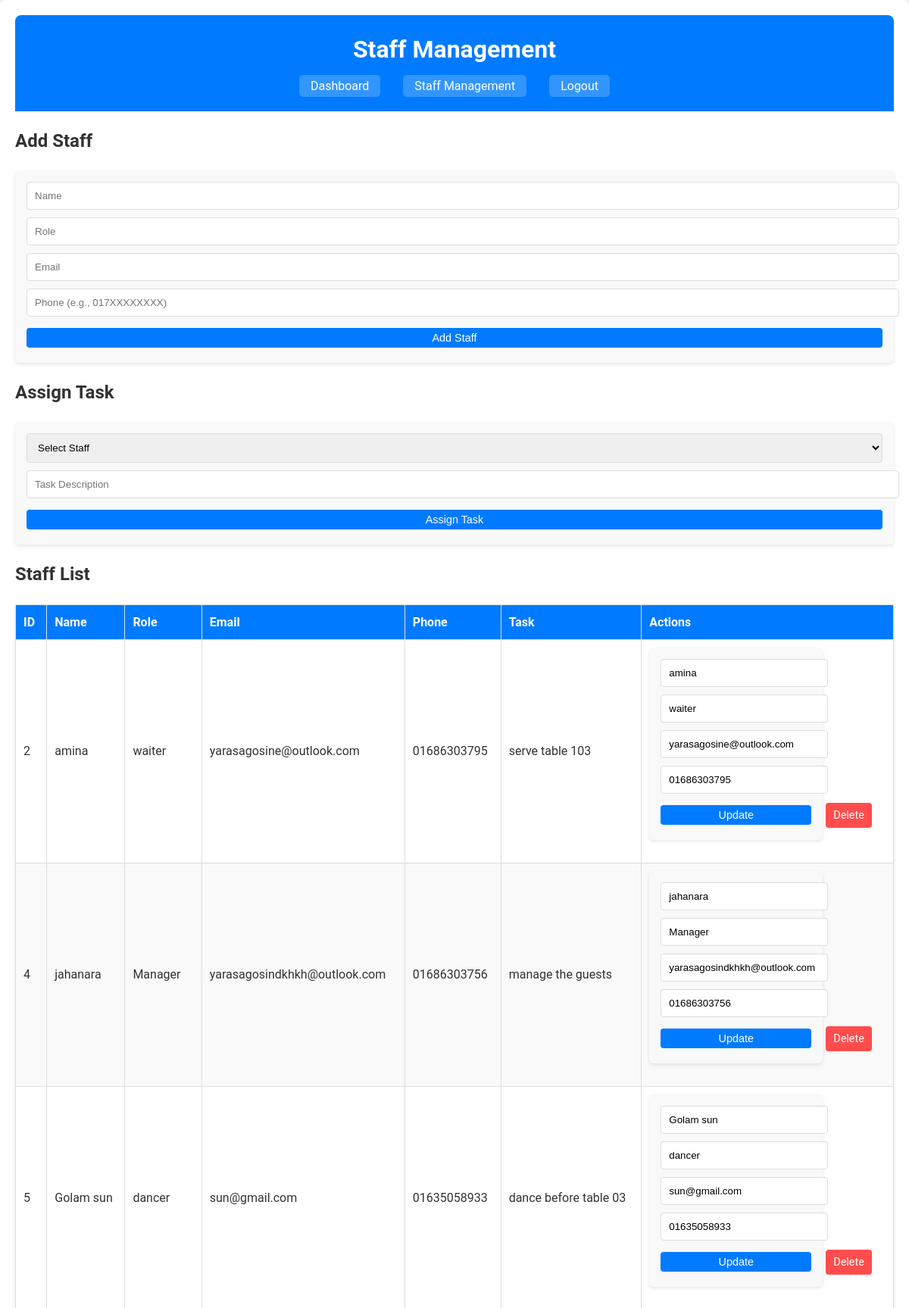
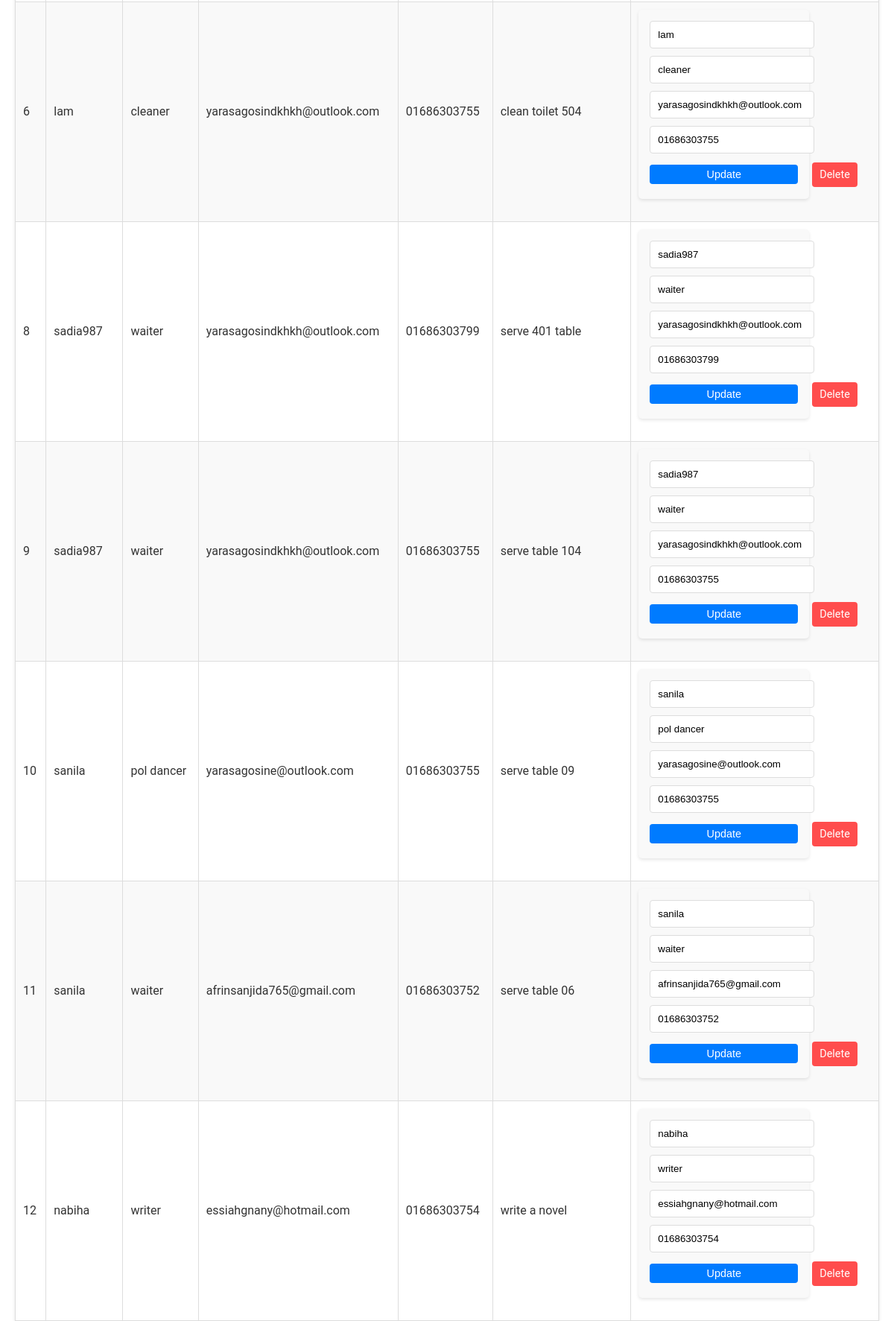
Screenshot of /staff.php (signed in, upper part) with the database file from the repository (2 pictures, top to bottom).
### tables this page shows
CREATE TABLE `staff` (
  `id` int(11) NOT NULL,
  `name` varchar(255) NOT NULL,
  `role` varchar(255) NOT NULL,
  `email` varchar(255) NOT NULL,
  `phone` varchar(20) DEFAULT NULL,
  `task` text DEFAULT NULL
);

### staff.php (the view, shortened to what this page needs)
<?php
include 'dbconnect.php';
?>
<!DOCTYPE html>
<html>
<head>
    <link rel="stylesheet" href="admin_style.css">
</head>
<body>
    <div class="container">
        <header>
            <h1>Staff Management</h1>
            <nav>
                <ul>
                    <li><a href="admin_dashboard.php">Dashboard</a></li>
                    <li><a href="staff.php">Staff Management</a></li>
                    <li><a href="logout.php">Logout</a></li>
                </ul>
            </nav>
        </header>
        <main>
            <section class="form-section">
                <h2>Add Staff</h2>
                <form method="POST">
                    <input type="text" name="name" placeholder="Name" required>
                    <input type="text" name="role" placeholder="Role" required>
                    <input type="email" name="email" placeholder="Email" required>
                    <input type="text" name="phone" placeholder="Phone (e.g., 017XXXXXXXX)" required>
                    <button type="submit" name="add_staff">Add Staff</button>
                </form>
            </section>
            <section class="form-section">
                <h2>Assign Task</h2>
                <form method="POST">
                    <select name="staff_id" required>
                        <option value="" disabled selected>Select Staff</option>
                    </select>
                    <input type="text" name="task" placeholder="Task Description" required>
                    <button type="submit" name="assign_task">Assign Task</button>
                </form>
            </section>
            <section class="staff-list">
                <h2>Staff List</h2>
                <table>
                    <thead>
                        <tr>
                            <th>ID</th>
                            <th>Name</th>
                            <th>Role</th>
                            <th>Email</th>
                            <th>Phone</th>
                            <th>Task</th>
                            <th>Actions</th>
                        </tr>
                    </thead>
                    <tbody>
                        <?php
                        $staff = $con->query("SELECT * FROM staff");
                        while ($row = $staff->fetch_assoc()) { ?>
                            <tr>
                                <td><?= $row['id']; ?></td>
                                <td><?= $row['name']; ?></td>
                                <td><?= $row['role']; ?></td>
                                <td><?= $row['email']; ?></td>
                                <td><?= $row['phone']; ?></td>
                                <td><?= $row['task']; ?></td>
                                <td>
                                    <form method="POST" style="display: inline-block;">
                                        <input type="text" name="name" value="<?= $row['name']; ?>" required>
                                        <input type="text" name="role" value="<?= $row['role']; ?>" required>
                                        <input type="email" name="email" value="<?= $row['email']; ?>" required>
                                        <input type="text" name="phone" value="<?= $row['phone']; ?>">
                                        <button type="submit" name="update_staff">Update</button>
                                    </form>
                                    <a href="staff.php?delete_id=<?= $row['id']; ?>" class="delete-btn" onclick="return confirm('Are you sure you want to delete this staff member?');">Delete</a>
                                </td>
                            </tr>
                        <?php } ?>
                    </tbody>
                </table>
            </section>
        </main>
    </div>
</body>
</html>

### admin_style.css (style rules this page uses)
body { font-family: 'Roboto', Arial, sans-serif; margin: 0; padding: 0; background-color: #f4f4f4; color: #333; line-height: 1.6; }
.container { max-width: 1200px; margin: 0 auto; padding: 20px; background: #fff; border-radius: 8px; box-shadow: 0 4px 8px rgba(0, 0, 0, 0.1); }
header { background: #007BFF; color: white; padding: 20px; border-radius: 8px 8px 0 0; text-align: center; }
header h1 { margin: 0; font-size: 2rem; }
header nav ul { list-style: none; padding: 0; margin: 10px 0 0; display: flex; justify-content: center; }
header nav ul li { margin: 0 15px; }
header nav ul li a { color: white; text-decoration: none; padding: 5px 15px; border-radius: 5px; background: rgba(255, 255, 255, 0.2); transition: background 0.3s ease; }
form { background: #f9f9f9; padding: 15px; border-radius: 5px; box-shadow: 0 2px 4px rgba(0, 0, 0, 0.1); margin-bottom: 20px; }
form input, form select, form button, textarea { display: block; width: 100%; padding: 10px; margin-bottom: 10px; border: 1px solid #ddd; border-radius: 4px; resize: vertical; }
form button { background: #007BFF; color: white; border: none; cursor: pointer; transition: background 0.3s ease; }
table { width: 100%; border-collapse: collapse; margin-top: 20px; box-shadow: 0 2px 4px rgba(0, 0, 0, 0.1); }
table th, table td { padding: 10px; border: 1px solid #ddd; text-align: left; }
table th { background: #007BFF; color: white; }
table tr:nth-child(even) { background: #f9f9f9; }
form button, .delete-btn { display: inline-block; padding: 5px 10px; margin: 5px 0; font-size: 0.9rem; border: none; border-radius: 4px; text-decoration: none; cursor: pointer; }
form button { background: #007BFF; color: white; }
.delete-btn { background: #FF4D4D; color: white; }

### rows the page displays
staff: id "2", name "amina", role "waiter", email "yarasagosine@outlook.com", phone "01686303795", task "serve table 103"
staff: id "4", name "jahanara", role "Manager", email "yarasagosindkhkh@outlook.com", phone "01686303756", task "manage the guests"
staff: id "5", name "Golam sun", role "dancer", email "sun@gmail.com", phone "01635058933", task "dance before table 03"
staff: id "6", name "lam", role "cleaner", email "yarasagosindkhkh@outlook.com", phone "01686303755", task "clean toilet 504"
staff: id "8", name "sadia987", role "waiter", email "yarasagosindkhkh@outlook.com", phone "01686303799", task "serve 401 table"
staff: id "9", name "sadia987", role "waiter", email "yarasagosindkhkh@outlook.com", phone "01686303755", task "serve table 104"
staff: id "10", name "sanila", role "pol dancer", email "yarasagosine@outlook.com", phone "01686303755", task "serve table 09"
staff: id "11", name "sanila", role "waiter", email "afrinsanjida765@gmail.com", phone "01686303752", task "serve table 06"
staff: id "12", name "nabiha", role "writer", email "essiahgnany@hotmail.com", phone "01686303754", task "write a novel"
